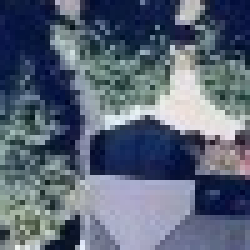
#> input picture AT-Task2-DL/TrainingData/Satellite/TrainingFolders/Building/1575902591 3,1.png, 50 x 50 px, found by its file name (shown 5 times larger); its folder holds 4 pictures in this run
$ python DataRotata.py
#> lines starting #> are read from the running program, lines starting #| are printed output that depends on the picture
from cv2 import cv2
import os
import math
import time
from PIL import Image
from os import listdir
from os.path import isfile, join

FILEPATH = "C:\\Users\\harry\\Anaconda3\\envs\\gputest\\AT-Task2-DL\\TrainingData\\Satellite\\TrainingFolders\\Building\\"
END_FILEPATH = "C:\\Users\\harry\\Anaconda3\\envs\\gputest\\AT-Task2-DL\\TrainingData\\Satellite\\TrainingFolders\\Building\\"

os.chdir(FILEPATH)

onlyfiles = [f for f in listdir(FILEPATH) if isfile(join(FILEPATH, f))]

image_start_time = f"{int(time.time())}"

def rotateImg(rotVal):
#> called with rotVal = 90
    for img_path in onlyfiles:
        img = Image.open(FILEPATH + img_path)
#> img is the input picture: PIL image 50x50 RGB; mean R, G, B 89.6, 100.7, 118.7
        rotated_img = img.rotate(rotVal)
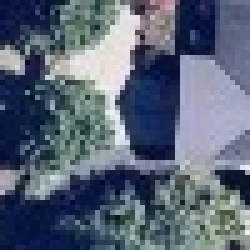
#> rotated_img: PIL image 50x50 RGB (shown 5 times larger); mean R, G, B 89.6, 100.7, 118.7
        file_name = img_path + "_90.png"
        rotated_img.save(END_FILEPATH + file_name)
#> pass 2 of the loop in rotateImg, `for img_path in onlyfiles:`:
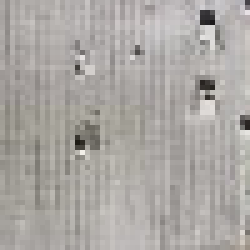
#> input picture AT-Task2-DL/TrainingData/Satellite/TrainingFolders/Building/1575903918 3,1.png, 50 x 50 px, found by its file name (shown 5 times larger)
#> in rotateImg, img is the input picture: PIL image 50x50 RGB; mean R, G, B 171.1, 167.5, 163.8
#> in rotateImg, `rotated_img = img.rotate(rotVal)`:
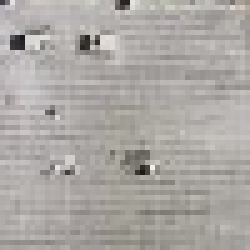
#> rotated_img: PIL image 50x50 RGB (shown 5 times larger); mean R, G, B 171.1, 167.5, 163.8
#> pass 3 of the loop in rotateImg, `for img_path in onlyfiles:`:
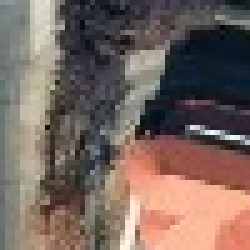
#> input picture AT-Task2-DL/TrainingData/Satellite/TrainingFolders/Building/1575905339 5,4.png, 50 x 50 px, found by its file name (shown 5 times larger)
#> in rotateImg, img is the input picture: PIL image 50x50 RGB; mean R, G, B 119.8, 102.3, 95.2
#> in rotateImg, `rotated_img = img.rotate(rotVal)`:
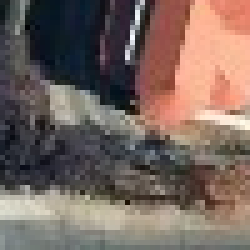
#> rotated_img: PIL image 50x50 RGB (shown 5 times larger); mean R, G, B 119.8, 102.3, 95.2
#> the loop made 4 passes; the first 3 are shown


#print ("CWD = " + dirs)

rotateImg(90)


#for img in os.listdir(FILEPATH):
#    img_array = cv2.imread(os.path.join(FILEPATH, img), cv2.IMREAD_COLOR)
#    rotateImg(img_array)
